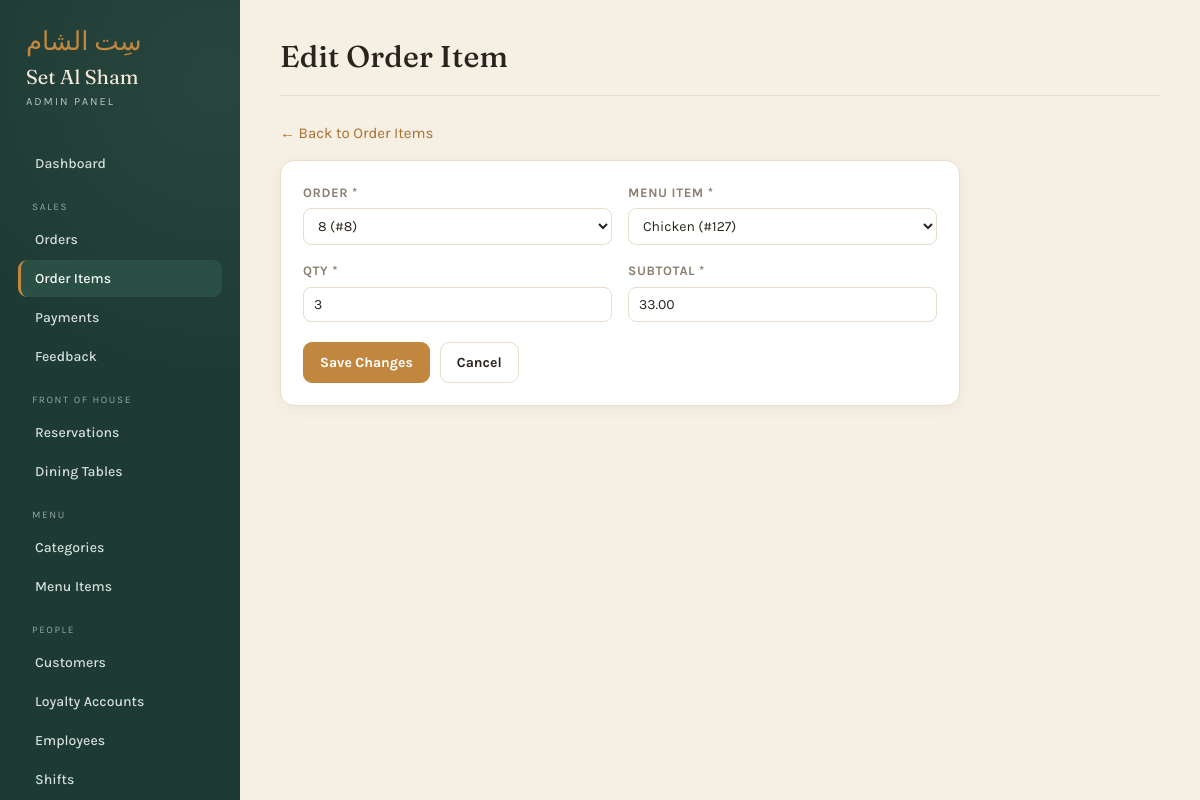
Page /admin/form.php?t=orderitems&id=22 (signed in) on the committed database.
### tables this page shows
CREATE TABLE OrderItems (
    OrderItemID INT AUTO_INCREMENT PRIMARY KEY,
    OrderID INT NOT NULL,
    ItemID INT NOT NULL,
    Quantity INT NOT NULL CHECK (Quantity > 0),
    Subtotal DECIMAL(10, 2) NOT NULL CHECK (Subtotal >= 0),
    FOREIGN KEY (OrderID) REFERENCES Orders(OrderID) ON DELETE CASCADE,
    FOREIGN KEY (ItemID) REFERENCES MenuItems(ItemID) ON DELETE RESTRICT
);

### admin/db.php (called while the page is built, shortened)
<?php
function h($s)     { return htmlspecialchars($s ?? '', ENT_QUOTES); }

### admin/lib.php (the view, shortened to what this page needs)
<?php
function form_cols($cfg) {
    return array_filter($cfg['cols'], function ($c) {
        return ($c['type'] ?? '') !== 'pk' && ($c['form'] ?? true) !== false;
    });
}
function fk_options($conn, $c) {
    $ft  = $c['fk']['table'];
    $fpk = $c['fk']['pk'];
    $parts = array_map(fn($lc) => "`$lc`", $c['fk']['labelCols']);
    $expr = count($parts) > 1 ? "CONCAT_WS(' ', " . implode(',', $parts) . ")" : $parts[0];
    $res = mysqli_query($conn, "SELECT `$fpk` AS id, $expr AS label FROM `$ft` ORDER BY label");
    $out = [];
    while ($r = mysqli_fetch_assoc($res)) $out[$r['id']] = $r['label'];
    return $out;
}
function field_input($conn, $c, $val) {
    $name = $c['name'];
    $type = $c['type'] ?? 'text';
    $req  = !empty($c['req']) ? 'required' : '';
    if ($type === 'enum' || $type === 'fk') {
        $opts = $type === 'fk' ? fk_options($conn, $c) : array_combine($c['opts'], $c['opts']);
        $html = "<select name='" . h($name) . "' $req>";
        foreach ($opts as $id => $lbl) {
            $sel = ((string)$val === (string)$id) ? 'selected' : '';
            $shown = $type === 'fk' ? h($lbl) . " (#" . h($id) . ")" : h($lbl);
            $html .= "<option value='" . h($id) . "' $sel>$shown</option>";
        }
        return $html . "</select>";
    }
    $itype = ['int'=>'number','decimal'=>'number','date'=>'date','time'=>'time'][$type] ?? 'text';
    $step  = $type === 'decimal' ? "step='0.01'" : ($type === 'int' ? "step='1'" : '');
    return "<input type='$itype' name='" . h($name) . "' value='" . h($val) . "' $step $req>";
}
function get_row($conn, $cfg, $id) {
    $stmt = mysqli_prepare($conn, "SELECT * FROM `{$cfg['table']}` WHERE `{$cfg['pk']}`=?");
    mysqli_stmt_execute($stmt, [$id]);
    return mysqli_fetch_assoc(mysqli_stmt_get_result($stmt));
}

### admin/form.php (shortened to what this page needs)
<?php
require 'db.php';
require 'lib.php';
$key = $_GET['t'] ?? '';
$cfg = table_cfg($key);
$id  = (int)($_GET['id'] ?? 0);
$editing = $id > 0;
$values = [];
if ($editing) {
    $row = get_row($conn, $cfg, $id);
    $values = $row;
}
require 'header.php';
?>
<p><a href="list.php?t=<?= h($key) ?>">&larr; Back to <?= h($cfg['label']) ?></a></p>
<div class="card" style="max-width:680px">
  <form method="post">
    <div class="form-grid">
      <?php foreach (form_cols($cfg) as $c):
        $val = $values[$c['name']] ?? '';
        if (($c['type'] ?? '') === 'bool'): ?>
          <label style="flex-direction:row;align-items:center;gap:8px;text-transform:none;letter-spacing:normal">
            <?= field_input($conn, $c, $val) ?> <?= h($c['label']) ?>
          </label>
        <?php else: ?>
          <label><?= h($c['label']) ?><?= !empty($c['req']) ? ' *' : '' ?>
            <?= field_input($conn, $c, $val) ?>
          </label>
        <?php endif;
      endforeach; ?>
    </div>
    <div class="form-actions">
      <button class="btn btn-primary"><?= $editing ? 'Save Changes' : 'Add Record' ?></button>
      <a class="btn" href="list.php?t=<?= h($key) ?>">Cancel</a>
    </div>
  </form>
</div>
<?php require 'footer.php'; ?>

### admin/style.css (style rules this page uses)
:root { --green: #1d3b34; --green-soft: #2a5045; --parch: #f6efe3; --card: #ffffff; --ink: #2a241e; --muted: #8a7f70; --line: #e7ddcb; --saffron: #c2873f; --saffron-d: #a96f2c; --terra: #9c4a32; --ok: #3f7d5b; --warn: #b07d2a; --cream: #f3ead9; }
* { box-sizing: border-box; }
body { margin: 0; font-family: 'Karla', sans-serif; color: var(--ink); background: var(--parch); font-size: 15px; line-height: 1.5; }
a { color: var(--saffron-d); text-decoration: none; }
.card { background: var(--card); border: 1px solid var(--line); border-radius: 14px; padding: 22px; box-shadow: 0 4px 16px rgba(42,36,30,.04); margin-bottom: 22px; }
.btn { display: inline-block; font-family: 'Karla', sans-serif; font-size: 14px; font-weight: 700; padding: 9px 16px; border-radius: 9px; border: 1px solid var(--line); background: #fff; color: var(--ink); cursor: pointer; transition: background .15s, border-color .15s; }
.btn-primary { background: var(--saffron); border-color: var(--saffron); color: #fff; }
select, input[type=text], input[type=number], input[type=password], input[type=date], input[type=time] { font-family: 'Karla', sans-serif; font-size: 14px; padding: 8px 10px; border: 1px solid var(--line); border-radius: 8px; background: #fff; color: var(--ink); }
.form-grid { display: grid; grid-template-columns: repeat(auto-fit, minmax(220px, 1fr)); gap: 16px; }
.form-grid label { display: flex; flex-direction: column; gap: 6px; font-weight: 700; font-size: 13px; color: var(--muted); text-transform: uppercase; letter-spacing: .6px; }
.form-grid input, .form-grid select { font-weight: 400; text-transform: none; letter-spacing: normal; color: var(--ink); }
.form-actions { margin-top: 20px; display: flex; gap: 10px; }

### rows in the picture
orderitems: OrderID "8 (#8)", ItemID "Chicken (#127)", Quantity "3", Subtotal "33.00"

### other values in the picture
$gname "SALES"
$navLabel "Orders"
$navLabel "Order Items"
$navLabel "Payments"
$navLabel "Feedback"
$gname "FRONT OF HOUSE"
$navLabel "Reservations"
$navLabel "Dining Tables"
$gname "MENU"
$navLabel "Categories"
$navLabel "Menu Items"
$gname "PEOPLE"
$navLabel "Customers"
$navLabel "Loyalty Accounts"
$navLabel "Employees"
